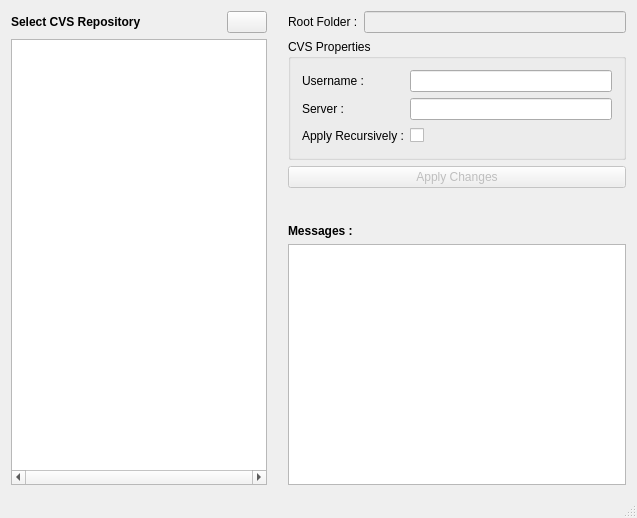
<?xml version="1.0" encoding="UTF-8"?>
<ui version="4.0">
 <class>Cresemo</class>
 <widget class="QMainWindow" name="Cresemo">
  <property name="geometry">
   <rect>
    <x>0</x>
    <y>0</y>
    <width>637</width>
    <height>518</height>
   </rect>
  </property>
  <property name="windowTitle">
   <string>Cresemo</string>
  </property>
  <property name="windowIcon">
   <iconset resource="icons.qrc">
    <normaloff>:/icons/application.png</normaloff>:/icons/application.png</iconset>
  </property>
  <widget class="QWidget" name="centralWidget">
   <layout class="QHBoxLayout" name="horizontalLayout_6" stretch="0,0,2">
    <item>
     <layout class="QVBoxLayout" name="verticalLayout">
      <item>
       <layout class="QHBoxLayout" name="horizontalLayout_5">
        <item>
         <widget class="QLabel" name="label">
          <property name="font">
           <font>
            <weight>75</weight>
            <bold>true</bold>
           </font>
          </property>
          <property name="text">
           <string>Select CVS Repository</string>
          </property>
         </widget>
        </item>
        <item>
         <spacer name="horizontalSpacer_2">
          <property name="orientation">
           <enum>Qt::Horizontal</enum>
          </property>
          <property name="sizeHint" stdset="0">
           <size>
            <width>40</width>
            <height>20</height>
           </size>
          </property>
         </spacer>
        </item>
        <item>
         <widget class="QPushButton" name="refreshBN">
          <property name="toolTip">
           <string>Refresh Directories (F5)</string>
          </property>
          <property name="text">
           <string/>
          </property>
          <property name="icon">
           <iconset resource="icons.qrc">
            <normaloff>:/icons/refresh.png</normaloff>:/icons/refresh.png</iconset>
          </property>
          <property name="iconSize">
           <size>
            <width>20</width>
            <height>20</height>
           </size>
          </property>
          <property name="shortcut">
           <string>F5</string>
          </property>
         </widget>
        </item>
       </layout>
      </item>
      <item>
       <widget class="QTreeView" name="fileBrowser">
        <property name="horizontalScrollBarPolicy">
         <enum>Qt::ScrollBarAlwaysOn</enum>
        </property>
       </widget>
      </item>
     </layout>
    </item>
    <item>
     <spacer name="horizontalSpacer_3">
      <property name="orientation">
       <enum>Qt::Horizontal</enum>
      </property>
      <property name="sizeType">
       <enum>QSizePolicy::Fixed</enum>
      </property>
      <property name="sizeHint" stdset="0">
       <size>
        <width>15</width>
        <height>20</height>
       </size>
      </property>
     </spacer>
    </item>
    <item>
     <layout class="QVBoxLayout" name="verticalLayout_2">
      <item>
       <layout class="QHBoxLayout" name="horizontalLayout_4">
        <item>
         <widget class="QLabel" name="folderLabel">
          <property name="text">
           <string>Root Folder :</string>
          </property>
         </widget>
        </item>
        <item>
         <widget class="QLineEdit" name="currentFolder">
          <property name="enabled">
           <bool>false</bool>
          </property>
         </widget>
        </item>
       </layout>
      </item>
      <item>
       <widget class="QGroupBox" name="cvsPropertiesGB">
        <property name="font">
         <font>
          <underline>false</underline>
          <strikeout>false</strikeout>
         </font>
        </property>
        <property name="autoFillBackground">
         <bool>false</bool>
        </property>
        <property name="title">
         <string>CVS Properties</string>
        </property>
        <property name="flat">
         <bool>false</bool>
        </property>
        <property name="checkable">
         <bool>false</bool>
        </property>
        <layout class="QFormLayout" name="formLayout">
         <item row="0" column="0">
          <widget class="QLabel" name="label_2">
           <property name="text">
            <string>Username :</string>
           </property>
          </widget>
         </item>
         <item row="0" column="1">
          <layout class="QHBoxLayout" name="horizontalLayout">
           <item>
            <widget class="QLineEdit" name="usernameLE">
             <property name="enabled">
              <bool>true</bool>
             </property>
            </widget>
           </item>
          </layout>
         </item>
         <item row="1" column="0">
          <widget class="QLabel" name="label_3">
           <property name="text">
            <string>Server : </string>
           </property>
          </widget>
         </item>
         <item row="1" column="1">
          <layout class="QHBoxLayout" name="horizontalLayout_2">
           <item>
            <widget class="QLineEdit" name="serverLE">
             <property name="enabled">
              <bool>true</bool>
             </property>
            </widget>
           </item>
          </layout>
         </item>
         <item row="2" column="0">
          <widget class="QLabel" name="label_4">
           <property name="text">
            <string>Apply Recursively :</string>
           </property>
           <property name="wordWrap">
            <bool>true</bool>
           </property>
          </widget>
         </item>
         <item row="2" column="1">
          <layout class="QHBoxLayout" name="horizontalLayout_3">
           <item>
            <widget class="QCheckBox" name="recursiveCB">
             <property name="text">
              <string/>
             </property>
            </widget>
           </item>
           <item>
            <spacer name="horizontalSpacer">
             <property name="orientation">
              <enum>Qt::Horizontal</enum>
             </property>
             <property name="sizeHint" stdset="0">
              <size>
               <width>40</width>
               <height>20</height>
              </size>
             </property>
            </spacer>
           </item>
          </layout>
         </item>
        </layout>
       </widget>
      </item>
      <item>
       <widget class="QPushButton" name="applyBN">
        <property name="enabled">
         <bool>false</bool>
        </property>
        <property name="text">
         <string>Apply Changes</string>
        </property>
        <property name="icon">
         <iconset resource="icons.qrc">
          <normaloff>:/icons/icons/accept.png</normaloff>:/icons/icons/accept.png</iconset>
        </property>
        <property name="iconSize">
         <size>
          <width>20</width>
          <height>20</height>
         </size>
        </property>
       </widget>
      </item>
      <item>
       <spacer name="verticalSpacer">
        <property name="orientation">
         <enum>Qt::Vertical</enum>
        </property>
        <property name="sizeType">
         <enum>QSizePolicy::Fixed</enum>
        </property>
        <property name="sizeHint" stdset="0">
         <size>
          <width>20</width>
          <height>30</height>
         </size>
        </property>
       </spacer>
      </item>
      <item>
       <widget class="QLabel" name="label_5">
        <property name="font">
         <font>
          <weight>75</weight>
          <bold>true</bold>
         </font>
        </property>
        <property name="text">
         <string>Messages :</string>
        </property>
       </widget>
      </item>
      <item>
       <widget class="QPlainTextEdit" name="infoWindow">
        <property name="enabled">
         <bool>true</bool>
        </property>
        <property name="lineWrapMode">
         <enum>QPlainTextEdit::NoWrap</enum>
        </property>
       </widget>
      </item>
     </layout>
    </item>
   </layout>
  </widget>
  <widget class="QStatusBar" name="statusBar"/>
  <widget class="QMenuBar" name="menuBar">
   <property name="geometry">
    <rect>
     <x>0</x>
     <y>0</y>
     <width>637</width>
     <height>25</height>
    </rect>
   </property>
  </widget>
 </widget>
 <layoutdefault spacing="6" margin="11"/>
 <resources>
  <include location="icons.qrc"/>
 </resources>
 <connections>
  <connection>
   <sender>fileBrowser</sender>
   <signal>clicked(QModelIndex)</signal>
   <receiver>Cresemo</receiver>
   <slot>folderSelected(QModelIndex)</slot>
   <hints>
    <hint type="sourcelabel">
     <x>238</x>
     <y>101</y>
    </hint>
    <hint type="destinationlabel">
     <x>329</x>
     <y>72</y>
    </hint>
   </hints>
  </connection>
  <connection>
   <sender>usernameLE</sender>
   <signal>textChanged(QString)</signal>
   <receiver>Cresemo</receiver>
   <slot>usernameChanged(QString)</slot>
   <hints>
    <hint type="sourcelabel">
     <x>492</x>
     <y>111</y>
    </hint>
    <hint type="destinationlabel">
     <x>494</x>
     <y>235</y>
    </hint>
   </hints>
  </connection>
  <connection>
   <sender>serverLE</sender>
   <signal>textChanged(QString)</signal>
   <receiver>Cresemo</receiver>
   <slot>serverChanged(QString)</slot>
   <hints>
    <hint type="sourcelabel">
     <x>560</x>
     <y>140</y>
    </hint>
    <hint type="destinationlabel">
     <x>560</x>
     <y>207</y>
    </hint>
   </hints>
  </connection>
  <connection>
   <sender>applyBN</sender>
   <signal>clicked()</signal>
   <receiver>Cresemo</receiver>
   <slot>applyChanges()</slot>
   <hints>
    <hint type="sourcelabel">
     <x>396</x>
     <y>216</y>
    </hint>
    <hint type="destinationlabel">
     <x>395</x>
     <y>243</y>
    </hint>
   </hints>
  </connection>
  <connection>
   <sender>refreshBN</sender>
   <signal>clicked()</signal>
   <receiver>Cresemo</receiver>
   <slot>refreshDirectories()</slot>
   <hints>
    <hint type="sourcelabel">
     <x>228</x>
     <y>51</y>
    </hint>
    <hint type="destinationlabel">
     <x>203</x>
     <y>40</y>
    </hint>
   </hints>
  </connection>
 </connections>
 <slots>
  <slot>folderSelected(QModelIndex)</slot>
  <slot>usernameChanged(QString)</slot>
  <slot>serverChanged(QString)</slot>
  <slot>applyChanges()</slot>
  <slot>refreshDirectories()</slot>
 </slots>
</ui>
